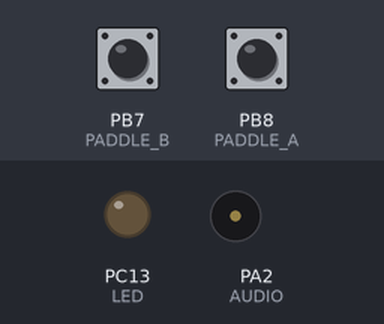
This sketch was run on a simulated STM32 Blue Pill. Parts: output pins drawn as LEDs (lit = HIGH), buzzer (waves = sounding). Dashed ring = blinking. The test bench sets the inputs (shaded band); at power-on: PB7 (PADDLE_B) HIGH, PB8 (PADDLE_A) HIGH.

Above: at 1.2 s.
1.3 s: PB7 (PADDLE_B) pulled LOW for 1 s
At 2.6 s:
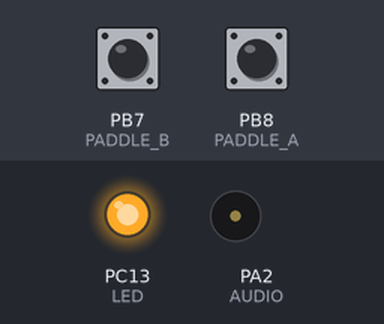
4.3 s: PB8 (PADDLE_A) pulled LOW for 1 s
At 4.71 s:
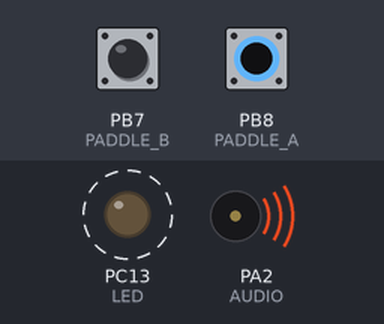
7.3 s: PB8 (PADDLE_A) pulled LOW for 3.2 s
At 11.6 s:
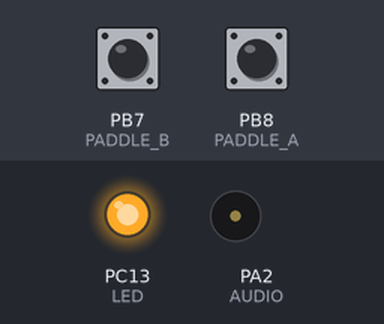
12.0 s: PB7 (PADDLE_B) pulled LOW for 3.2 s
At 12.13 s:
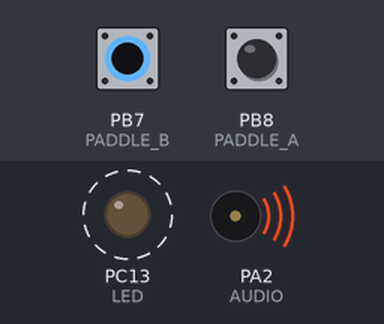
Timing chart, 0 to 16.7 s (numbered marks = the images above; inputs shaded):
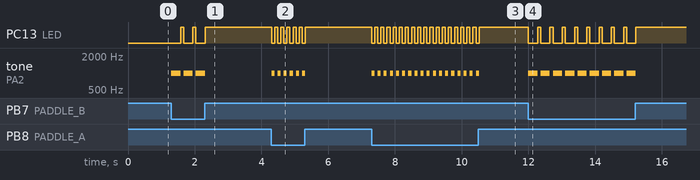

The sketch:

TestPaddles.ino
```cpp
// (licence header left out)
#define PADDLE_A          PB8                // Morse Paddle "dit"
#define PADDLE_B          PB7                // Morse Paddle "dah"
#define AUDIO             PA2                // Audio output
#define LED               PC13               // onboard LED pin
#define CODESPEED         13                 // speed in Words per Minute
#define PITCH             1000               // pitch in Hz of morse audio
#define DITPERIOD         1200/CODESPEED     // period of dit, in milliseconds


void ditSpaces(int spaces=1) {               // user specifies #dits to wait
  for (int i=0; i<spaces; i++)               // count the dits...
    delay(DITPERIOD);                        // no action, just mark time
}

void dit() {
  digitalWrite(LED,0);                       // turn on LED
  tone(AUDIO,PITCH);                         // and turn on sound
  ditSpaces();                               // wait for period of 1 dit
  digitalWrite(LED,1);                       // turn off LED
  noTone(AUDIO);                             // and turn off sound
  ditSpaces();                               // space between code elements
}

void dah() {
  digitalWrite(LED,0);                       // turn on LED
  tone(AUDIO,PITCH);                         // and turn on sound
  ditSpaces(3);                              // length of dah = 3 dits
  digitalWrite(LED,1);                       // turn off LED
  noTone(AUDIO);                             // and turn off sound
  ditSpaces();                               // space between code elements
}

bool ditPressed()
{
  return (digitalRead(PADDLE_A)==0);         // pin is active low
}

bool dahPressed()
{
  return (digitalRead(PADDLE_B)==0);         // pin is active low
}

void setup() {
  pinMode(LED,OUTPUT);
  pinMode(PADDLE_A, INPUT_PULLUP);           // two paddle inputs, both active low
  pinMode(PADDLE_B, INPUT_PULLUP);
}

void loop()                                  // start using those paddles!
{
  if (ditPressed())  dit();                  // user wants a dit, so do it.
  if (dahPressed())  dah();                  // user wants a dah, so do it.
}
```

Measured:
- after the input at 1.3 s, PC13 (LED): alternates HIGH for 0.09 s and LOW for 0.28 s, 5 changes in all, then stays HIGH, starting after 0.28 s; tone on PA2 (AUDIO): alternates 1000 Hz for 0.28 s and silent for 0.09 s, 6 changes in all, then stays silent, starting at once
- after the input at 4.3 s, PC13 (LED): alternates HIGH for 0.09 s and LOW for 0.09 s, 12 changes in all, then stays HIGH, starting at once; tone on PA2 (AUDIO): alternates 1000 Hz for 0.09 s and silent for 0.09 s, 12 changes in all, then stays silent, starting at once
- after the input at 7.3 s, PC13 (LED): alternates HIGH for 0.09 s and LOW for 0.09 s, 36 changes in all, then stays HIGH, starting at once; tone on PA2 (AUDIO): alternates 1000 Hz for 0.09 s and silent for 0.09 s, 36 changes in all, then stays silent, starting at once
- after the input at 12.0 s, PC13 (LED): alternates HIGH for 0.09 s and LOW for 0.28 s, 18 changes in all, then stays HIGH, starting at once; tone on PA2 (AUDIO): alternates 1000 Hz for 0.28 s and silent for 0.09 s, 18 changes in all, then stays silent, starting at once
